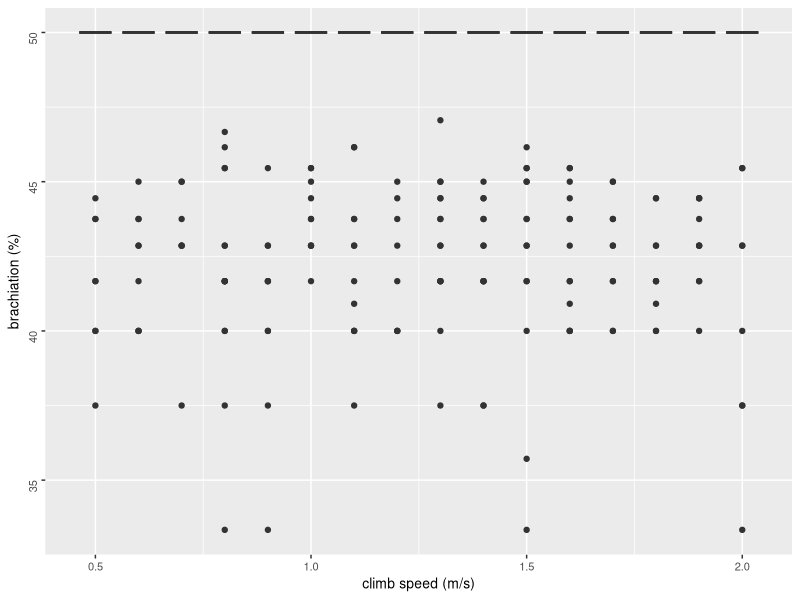
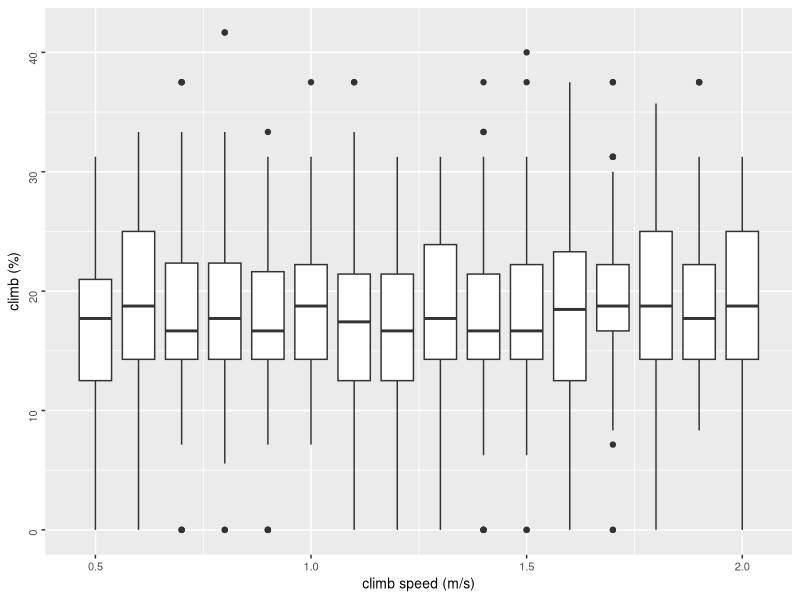
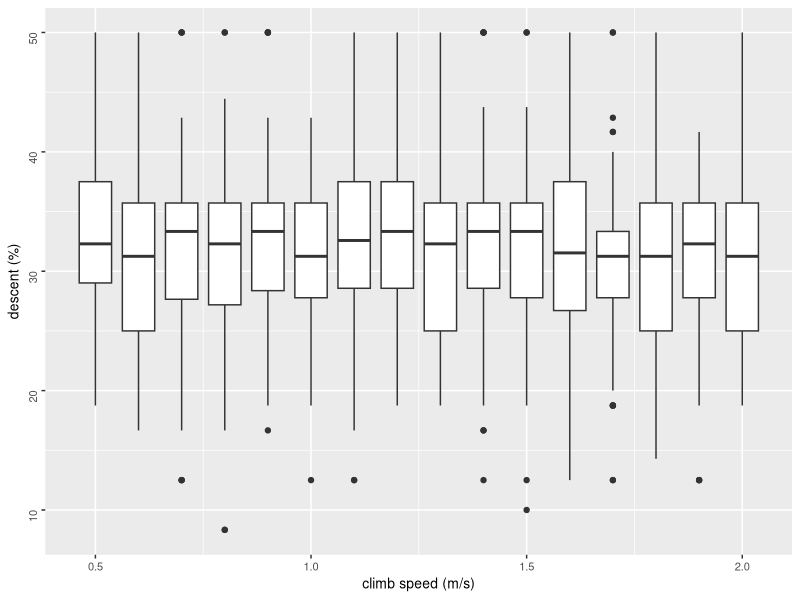
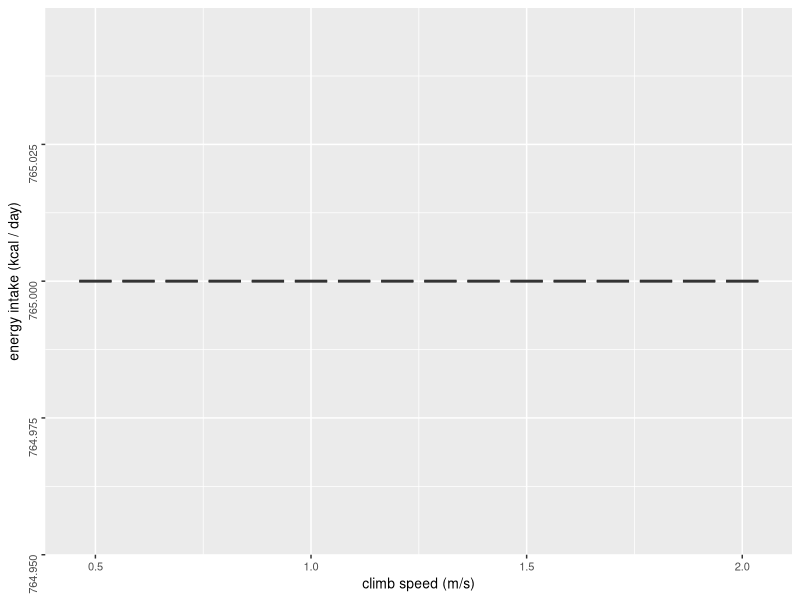
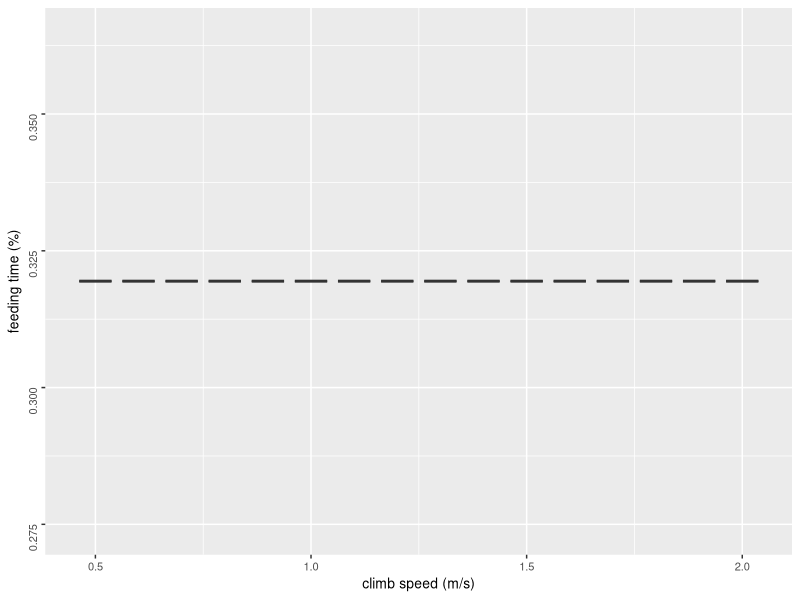
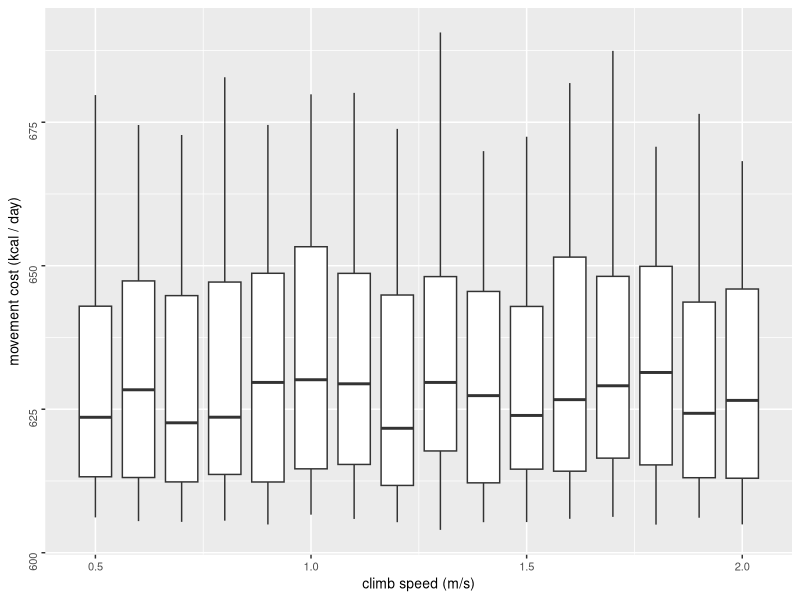
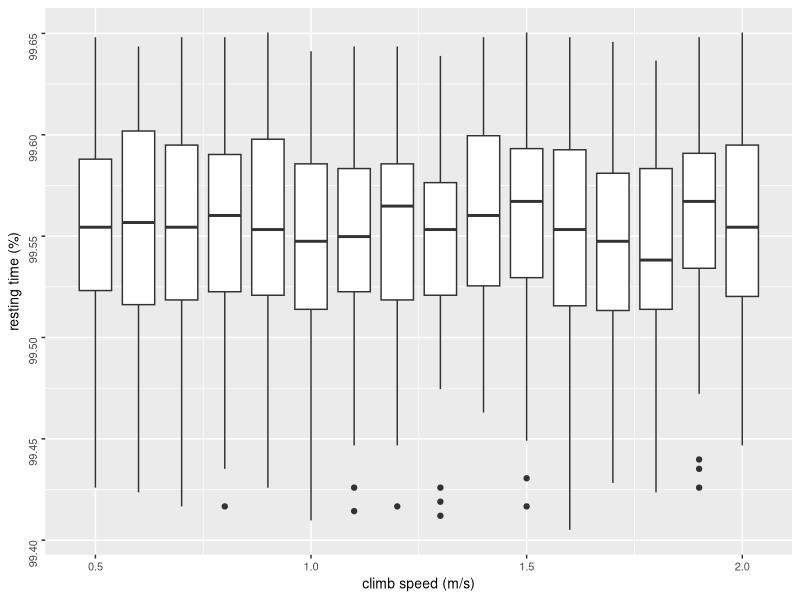
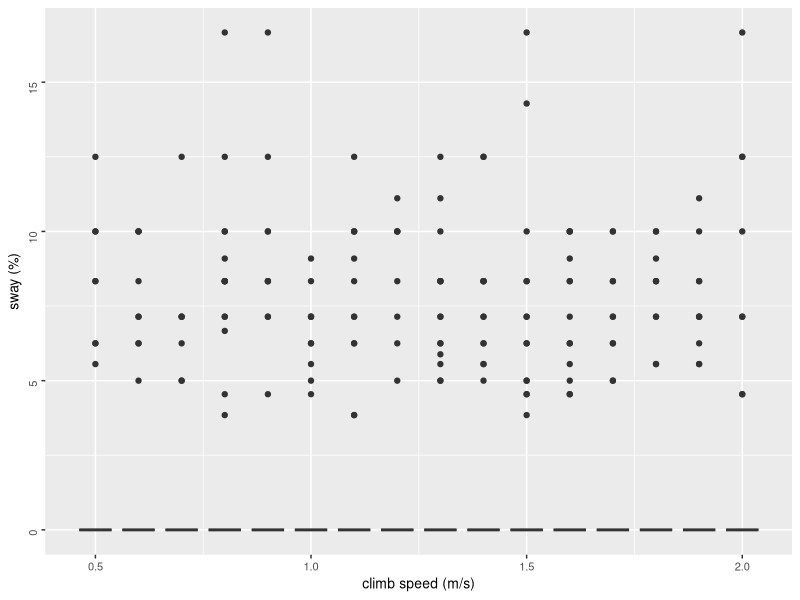

R code for these plots, in order:
library(tidyverse)
library(ggplot2)
library(ggpubr)

oatClimbSpeed <- read_csv("oatClimbSpeed.csv")

#filter by 10
oatclimbSpeed10 <- oatClimbSpeed %>% filter((climbSpeed * 10) %% 1 == 0) #%>% filter (energyIntake %% 1 == 0)

bp.climbSpeed.traveldist <- ggplot(oatclimbSpeed10, aes(x = climbSpeed, y = travelDistance)) +
  geom_boxplot(aes(group = climbSpeed)) +
  labs(x = "climb speed (m/s)", y = "travel distance (m)") +
  theme(text = element_text(size=10),
        axis.text.y = element_text(angle=90, hjust=1)) 

#bp.climbSpeed.traveldist

bp.climbSpeed.movecost <- ggplot(oatclimbSpeed10, aes(x = climbSpeed, y = energyExpenditure)) +
  geom_boxplot(aes(group = climbSpeed)) +
  labs(x = "climb speed (m/s)", y = "movement cost (kcal / day)") +
  theme(text = element_text(size=10),
        axis.text.y = element_text(angle=90, hjust=1)) 

#bp.climbSpeed.movecost

bp.climbSpeed.energyIntake <- ggplot(oatclimbSpeed10, aes(x = climbSpeed, y = totalEnergyIntake)) +
  geom_boxplot(aes(group = climbSpeed)) +
  labs(x = "climb speed (m/s)", y = "energy intake (kcal / day)") +
  theme(text = element_text(size=10),
        axis.text.y = element_text(angle=90, hjust=1)) 

#bp.climbSpeed.energyIntake

bp.climbSpeed.walk <- ggplot(oatclimbSpeed10, aes(x = climbSpeed, y = walk)) +
  geom_boxplot(aes(group = climbSpeed)) +
  labs(x = "climb speed (m/s)", y = "walk (%)") +
  theme(text = element_text(size=10),
        axis.text.y = element_text(angle=90, hjust=1)) 

#bp.climbSpeed.walk

bp.climbSpeed.sway <- ggplot(oatclimbSpeed10, aes(x = climbSpeed, y = sway)) +
  geom_boxplot(aes(group = climbSpeed)) +
  labs(x = "climb speed (m/s)", y = "sway (%)") +
  theme(text = element_text(size=10),
        axis.text.y = element_text(angle=90, hjust=1)) 

#bp.climbSpeed.sway

bp.climbSpeed.climb <- ggplot(oatclimbSpeed10, aes(x = climbSpeed, y = climb)) +
  geom_boxplot(aes(group = climbSpeed)) +
  labs(x = "climb speed (m/s)", y = "climb (%)") +
  theme(text = element_text(size=10),
        axis.text.y = element_text(angle=90, hjust=1)) 

#bp.climbSpeed.climb

bp.climbSpeed.descent <- ggplot(oatclimbSpeed10, aes(x = climbSpeed, y = descent)) +
  geom_boxplot(aes(group = climbSpeed)) +
  labs(x = "climb speed (m/s)", y = "descent (%)") +
  theme(text = element_text(size=10),
        axis.text.y = element_text(angle=90, hjust=1)) 

#bp.climbSpeed.descent

bp.climbSpeed.brachiate <- ggplot(oatclimbSpeed10, aes(x = climbSpeed, y = brachiation)) +
  geom_boxplot(aes(group = climbSpeed)) +
  labs(x = "climb speed (m/s)", y = "brachiation (%)") +
  theme(text = element_text(size=10),
        axis.text.y = element_text(angle=90, hjust=1)) 

#bp.climbSpeed.brachiate

bp.climbSpeed.travelTime <- ggplot(oatclimbSpeed10, aes(x = climbSpeed, y = travellingBudget)) +
  geom_boxplot(aes(group = climbSpeed)) +
  labs(x = "climb speed (m/s)", y = "travel time (%)") +
  theme(text = element_text(size=10),
        axis.text.y = element_text(angle=90, hjust=1)) 

#bp.climbSpeed.travelTime

bp.climbSpeed.restingTime <- ggplot(oatclimbSpeed10, aes(x = climbSpeed, y = restingBudget)) +
  geom_boxplot(aes(group = climbSpeed)) +
  labs(x = "climb speed (m/s)", y = "resting time (%)") +
  theme(text = element_text(size=10),
        axis.text.y = element_text(angle=90, hjust=1)) 

#bp.climbSpeed.restingTime

bp.climbSpeed.feedingTime <- ggplot(oatclimbSpeed10, aes(x = climbSpeed, y = feedingBudget)) +
  geom_boxplot(aes(group = climbSpeed)) +
  labs(x = "climb speed (m/s)", y = "feeding time (%)") +
  theme(text = element_text(size=10),
        axis.text.y = element_text(angle=90, hjust=1)) 

#bp.climbSpeed.feedingTime

oat_climbSpeed_all <- ggarrange(
  bp.climbSpeed.traveldist, 
  bp.climbSpeed.movecost,
  bp.climbSpeed.energyIntake,
  bp.climbSpeed.walk, 
  bp.climbSpeed.sway, 
  bp.climbSpeed.climb,
  bp.climbSpeed.descent,
  bp.climbSpeed.brachiate, 
  bp.climbSpeed.travelTime,
  bp.climbSpeed.restingTime,
  bp.climbSpeed.feedingTime,
  common.legend = TRUE, legend = "bottom")



